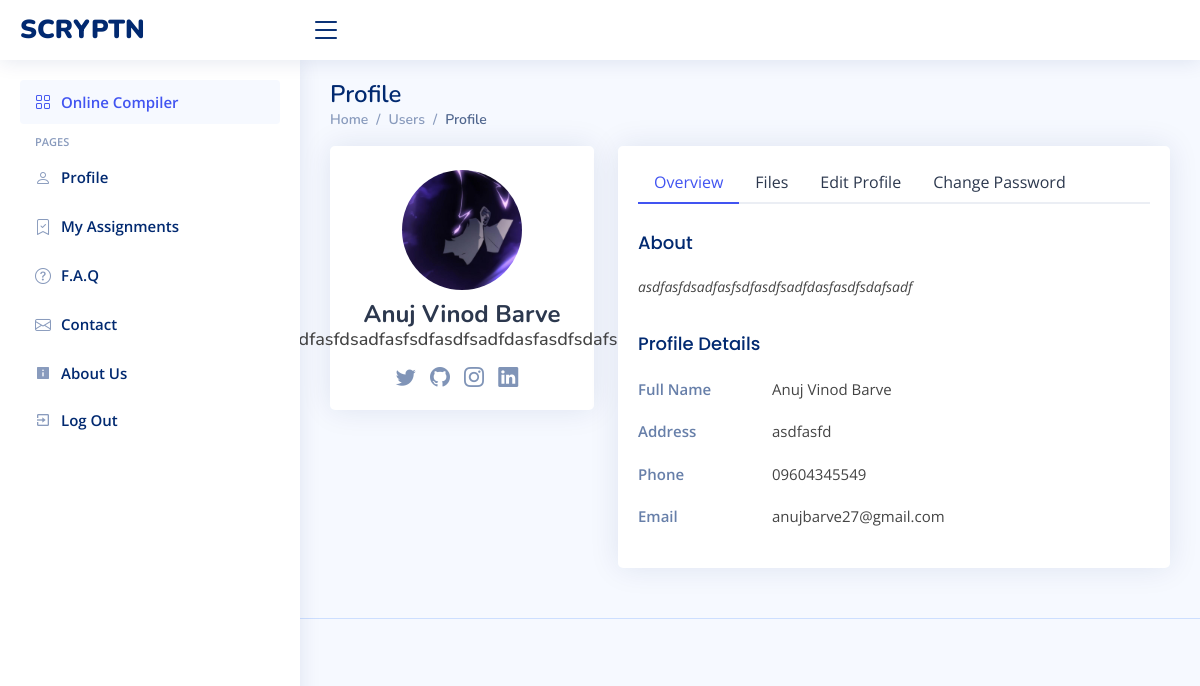
The page /student/users-profile.php (signed in) on the database as committed earlier.
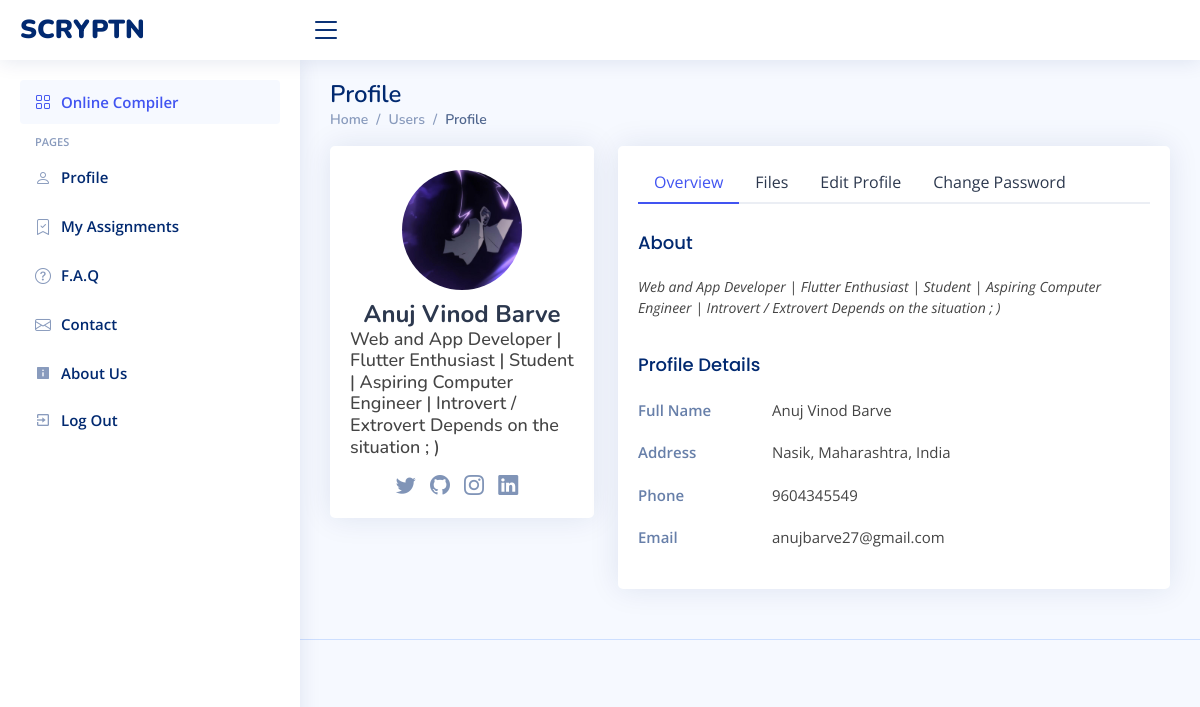
The same page on the database as committed later.
### tables this page shows
CREATE TABLE `users` (
  `userID` int(11) NOT NULL,
  `userName` varchar(128) NOT NULL,
  `userEmail` varchar(128) NOT NULL,
  `userAddr` varchar(255) DEFAULT NULL,
  `userPhone` varchar(255) DEFAULT NULL,
  `userUid` varchar(128) NOT NULL,
  `userPwd` varchar(128) NOT NULL,
  `user_ln` text DEFAULT NULL,
  `user_gh` text DEFAULT NULL,
  `user_in` varchar(255) DEFAULT NULL,
  `user_tw` varchar(255) DEFAULT NULL,
  `user_desc` text DEFAULT NULL,
  `user_photo` varchar(255) DEFAULT NULL,
  `last_login` bigint(20) DEFAULT NULL,
  `assigned_course` int(11) DEFAULT NULL
);

### student/users-profile.php (the view, shortened to what the changed rows need)
<!DOCTYPE html>
<html lang="en">
<head>
  <link href="../assets/vendor/bootstrap/css/bootstrap.min.css" rel="stylesheet" />
  <link href="../assets/vendor/bootstrap-icons/bootstrap-icons.css" rel="stylesheet" />
  <link href="../assets/vendor/boxicons/css/boxicons.min.css" rel="stylesheet" />
  <link href="../assets/vendor/quill/quill.snow.css" rel="stylesheet" />
  <link href="../assets/vendor/quill/quill.bubble.css" rel="stylesheet" />
  <link href="../assets/vendor/remixicon/remixicon.css" rel="stylesheet" />
  <link href="../assets/vendor/simple-datatables/style.css" rel="stylesheet" />
  <link href="../assets/css/style.css" rel="stylesheet" />
</head>
<body>
  <main id="main" class="main">
    <div class="pagetitle">
      <h1>Profile</h1>
    </div>
    <section class="section profile">
      <?php
      $servername = "localhost";
      $username = "root";
      $password = "";
      $databasename = "scr";
      $conn = new mysqli(
        $servername,
        $username,
        $password,
        $databasename
      );
      $id = $_SESSION["userID"];
      $query = "SELECT * FROM `users` WHERE userID = $id";
      $result = $conn->query($query);
      $data = $result->fetch_assoc();
      ?>
      <div class="row">
        <div class="col-xl-4">
          <div class="card">
            <div class="card-body profile-card pt-4 d-flex flex-column align-items-center">
              <img src="../inc/user-data/profile-photos/<?php if ($data["user_photo"]) {
                                                          echo $data["user_photo"];
                                                        } else {
                                                          echo "default.jpg";
                                                        }; ?>" alt="Profile" class="rounded-circle" />
              <h2><?php echo $data["userName"]; ?></h2>
              <h3><?php echo $data["user_desc"]; ?></h3>
              <div class="social-links mt-2">
                <a href="<?php echo $data["user_tw"]; ?>" class="twitter"><i class="bi bi-twitter"></i></a>
                <a href="<?php echo $data["user_gh"]; ?>" class="github"><i class="bi bi-github"></i></a>
                <a href="<?php echo $data["user_in"]; ?>" class="instagram"><i class="bi bi-instagram"></i></a>
                <a href="<?php echo $data["user_ln"]; ?>" class="linkedin"><i class="bi bi-linkedin"></i></a>
              </div>
            </div>
          </div>
        </div>
        <div class="col-xl-8">
          <div class="card">
            <div class="card-body pt-3">
              <div class="tab-content pt-2">
                <div class="tab-pane fade show active profile-overview" id="profile-overview">
                  <h5 class="card-title">About</h5>
                  <p class="small fst-italic">
                    <?php echo $data["user_desc"]; ?>
                  </p>
                  <h5 class="card-title">Profile Details</h5>
                  <div class="row">
                    <div class="col-lg-3 col-md-4 label">Full Name</div>
                    <div class="col-lg-9 col-md-8"><?php echo $data["userName"]; ?></div>
                  </div>
                  <div class="row">
                    <div class="col-lg-3 col-md-4 label">Address</div>
                    <div class="col-lg-9 col-md-8">
                      <?php echo $data["userAddr"]; ?>
                    </div>
                  </div>
                  <div class="row">
                    <div class="col-lg-3 col-md-4 label">Phone</div>
                    <div class="col-lg-9 col-md-8"><?php echo $data["userPhone"]; ?></div>
                  </div>
                  <div class="row">
                    <div class="col-lg-3 col-md-4 label">Email</div>
                    <div class="col-lg-9 col-md-8">
                      <?php echo $data["userEmail"]; ?>
                    </div>
                  </div>
                </div>
              </div>
            </div>
          </div>
        </div>
      </div>
    </section>
  </main>
</body>
</html>

Rows that differ between the two databases and show on the page:
changed users "Anuj Vinod Barve": user_desc "asdfasfdsadfasfsdfasdfsadfdasfasdfsdafsadf" → "Web and App Developer | Flutter Enthusiast | Student | Aspiring Computer Engineer | Introvert / Extrovert Depends on the situation ; )"; userAddr "asdfasfd" → "Nasik, Maharashtra, India"; userPhone "09604345549" → "9604345549"
